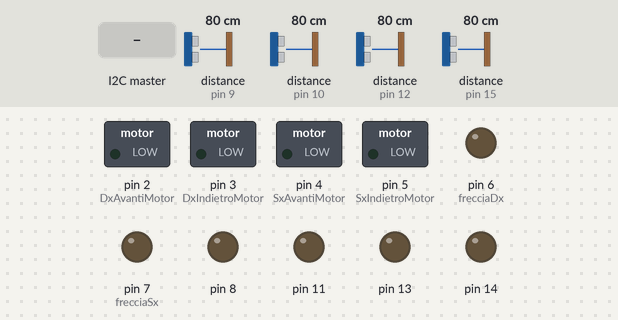
Simulated run of this sketch. Board: Arduino Uno, built with avr-gcc and run on an emulated ATmega328P. On the bench: switched loads named in the sketch (green lamp = pin HIGH), output pins drawn as LEDs (lit = HIGH). The inputs (shaded band) are chosen by the test bench; at power-on: distance to the obstacle (sensors on pin 12, pin 9, pin 10, pin 15) 80 cm. The echo pulse lasts 58.3 µs per cm.

Above: at 1.2 s.
1.3 s: the I2C master sends "w"
At 2.3 s:
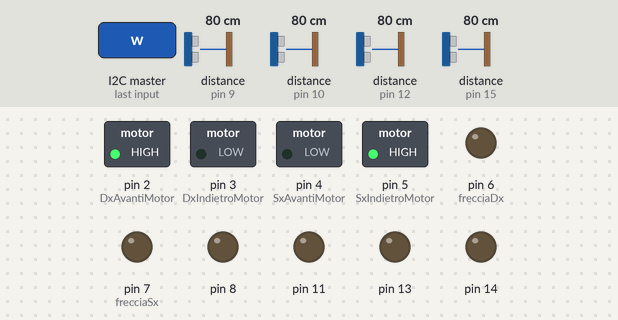
2.8 s: the I2C master sends "a"
At 3.3 s:
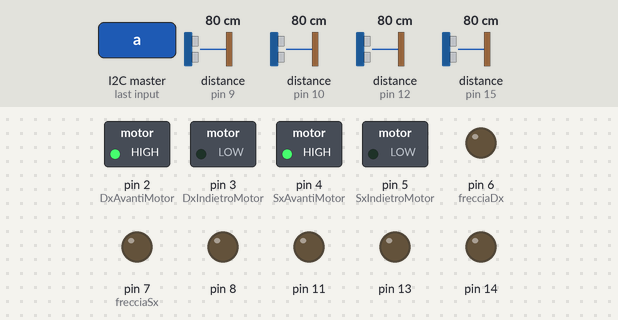
4.3 s: the I2C master sends "s"
At 5.5 s:
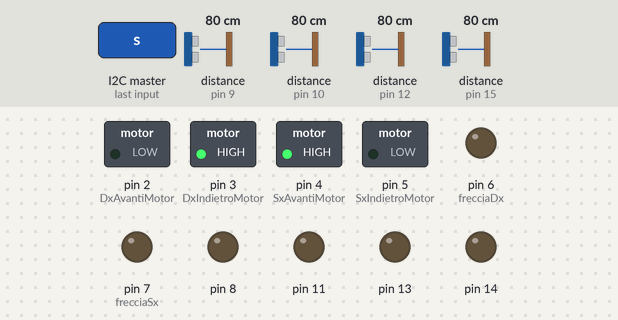
5.8 s: the I2C master sends "d"
At 6.8 s:
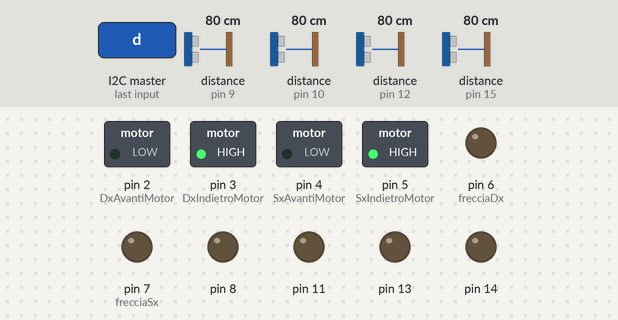
7.3 s: the I2C master sends "z"
At 7.8 s:
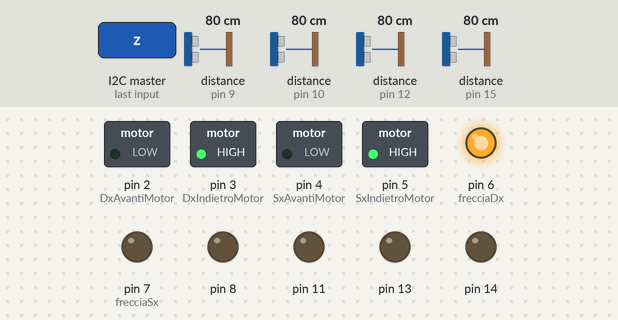
8.8 s: distance to the obstacle (sensor on pin 12) set to 17 cm
10.3 s: distance to the obstacle (sensor on pin 12) set to 13 cm
At 11.3 s:
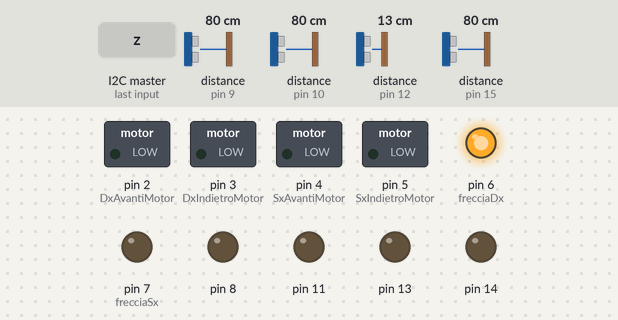
Timing chart, 0 to 12.8 s (numbered marks = the images above; inputs shaded):
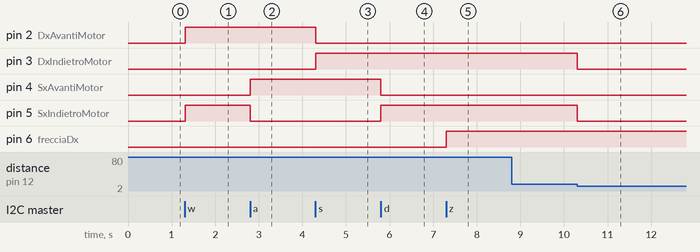

Measured:
- the behaviour switches between 15 and 14 cm on distance to the obstacle (sensor on pin 12) (found by bisection; images 5 and 6)
- after the input at 1.3 s, pin 2 (DxAvantiMotor), pin 5 (SxIndietroMotor): LOW → HIGH at once
- after the input at 2.8 s, pin 4 (SxAvantiMotor): LOW → HIGH at once; pin 5 (SxIndietroMotor): HIGH → LOW at once
- after the input at 4.3 s, pin 2 (DxAvantiMotor): HIGH → LOW at once; pin 3 (DxIndietroMotor): LOW → HIGH at once
- after the input at 5.8 s, pin 4 (SxAvantiMotor): HIGH → LOW at once; pin 5 (SxIndietroMotor): LOW → HIGH at once
- after the input at 7.3 s, pin 6 (frecciaDx): LOW → HIGH at once
- after the input at 8.8 s, every drawn part: stays the same
- after the input at 10.3 s, pin 3 (DxIndietroMotor), pin 5 (SxIndietroMotor): HIGH → LOW at once

The sketch:

slave.ino
```cpp
#include <Arduino.h>
#include <Wire.h>

struct DistanceSensor{
    int trig, ech;
    DistanceSensor (int trig, int ech) : trig(trig), ech(ech) {}
    void init(){
        pinMode(trig, OUTPUT);
        pinMode(ech, INPUT);
    }
    long distance(){
        // Send 10µs pulse
        digitalWrite(trig, HIGH);
        delayMicroseconds(10);
        digitalWrite(trig, LOW);
        // Read pulse duration
        int duration = pulseIn(ech, HIGH);
        return duration/ 58;
    }
};

DistanceSensor s1(11 , 10);
DistanceSensor s2(8, 9);
DistanceSensor s3(14, 15);
DistanceSensor s4(13, 12);

int DxAvantiMotor = 2;
int DxIndietroMotor = 3;
int SxAvantiMotor = 4;
int SxIndietroMotor = 5;
int frecciaDx = 6;
int frecciaSx = 7;

const int max_distance = 15;
int dir = 0;

void avanti()
{
    if (s1.distance() < max_distance || s2.distance() < max_distance) {
        fermo();
        return;
    }

    digitalWrite(DxAvantiMotor, HIGH);
    digitalWrite(DxIndietroMotor, LOW);
    digitalWrite(SxAvantiMotor, LOW);
    digitalWrite(SxIndietroMotor, HIGH);
    dir = 5;
}
void indietro()
{
    if (s3.distance() < max_distance || s4.distance() < max_distance) {
        fermo();
        return;
    }

    digitalWrite(DxAvantiMotor, LOW);
    digitalWrite(DxIndietroMotor, HIGH);
    digitalWrite(SxAvantiMotor, HIGH);
    digitalWrite(SxIndietroMotor, LOW);
    dir = 6;
}
void destra()
{
  digitalWrite(DxAvantiMotor, LOW);
  digitalWrite(DxIndietroMotor, HIGH);
  digitalWrite(SxAvantiMotor, LOW);
  digitalWrite(SxIndietroMotor, HIGH);
}
void sinistra()
{
  digitalWrite(DxAvantiMotor, HIGH);
  digitalWrite(DxIndietroMotor, LOW);
  digitalWrite(SxAvantiMotor, HIGH);
  digitalWrite(SxIndietroMotor, LOW);
}
void fermo(){
  digitalWrite(DxAvantiMotor, LOW);
  digitalWrite(DxIndietroMotor, LOW);
  digitalWrite(SxAvantiMotor, LOW);
  digitalWrite(SxIndietroMotor, LOW);
  dir = 0;
}

void accendiDx()
{
  digitalWrite(frecciaDx, HIGH);
}
void accendiSx()
{
  digitalWrite(frecciaSx, HIGH);
}

void spegniDx()
{
  digitalWrite(frecciaDx, LOW);
}
void spegniSx()
{
  digitalWrite(frecciaSx, LOW);
}


void riceviDati() {
  char comando = Wire.read();
  switch (comando){
    case 'w': avanti(); break;
    case 'a': sinistra(); break;
    case 's': indietro(); break;
    case 'd': destra(); break;
    case 'z': accendiDx(); break;
    case 'x': accendiSx(); break;
    case 'b': spegniDx(); break;
    case 'n': spegniSx(); break;
    case 'm': fermo(); break;
  }
}

void initOutputPin(int pin){
  pinMode(pin, OUTPUT);
  digitalWrite(pin, LOW);
}

void setup() {
  Wire.begin(7);
  Wire.onReceive(riceviDati);
  initOutputPin(DxAvantiMotor);
  initOutputPin(DxIndietroMotor);
  initOutputPin(SxAvantiMotor);
  initOutputPin(SxIndietroMotor);
  initOutputPin(frecciaDx);
  initOutputPin(frecciaSx);
  s1.init();
  s2.init();
  s3.init();
  s4.init();
}

void loop() {
    if (dir == 5) {
        if (s1.distance() < max_distance || s2.distance() < max_distance)
            fermo();
    } else if (dir == 6) {
        if (s3.distance() < max_distance || s4.distance() < max_distance)
            fermo();
    }
}
```
